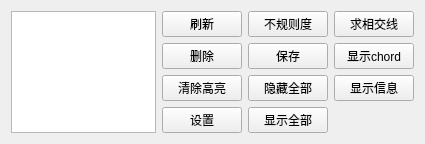
<?xml version="1.0" encoding="UTF-8"?>
<ui version="4.0">
 <class>GroupControlWidget</class>
 <widget class="QWidget" name="GroupControlWidget">
  <property name="geometry">
   <rect>
    <x>0</x>
    <y>0</y>
    <width>425</width>
    <height>128</height>
   </rect>
  </property>
  <property name="windowTitle">
   <string>GroupControlWidget</string>
  </property>
  <layout class="QGridLayout" name="gridLayout">
   <item row="3" column="1">
    <widget class="QPushButton" name="pushButton_Setting">
     <property name="text">
      <string>设置</string>
     </property>
    </widget>
   </item>
   <item row="2" column="1">
    <widget class="QPushButton" name="pushButton_Clear_Highlights">
     <property name="text">
      <string>清除高亮</string>
     </property>
    </widget>
   </item>
   <item row="0" column="1">
    <widget class="QPushButton" name="pushButton_Refresh">
     <property name="text">
      <string>刷新</string>
     </property>
    </widget>
   </item>
   <item row="0" column="0" rowspan="4">
    <widget class="QListWidget" name="listWidget_Groups">
     <property name="sizePolicy">
      <sizepolicy hsizetype="Expanding" vsizetype="Ignored">
       <horstretch>0</horstretch>
       <verstretch>0</verstretch>
      </sizepolicy>
     </property>
     <property name="alternatingRowColors">
      <bool>true</bool>
     </property>
     <property name="selectionMode">
      <enum>QAbstractItemView::MultiSelection</enum>
     </property>
     <property name="selectionRectVisible">
      <bool>false</bool>
     </property>
    </widget>
   </item>
   <item row="1" column="1">
    <widget class="QPushButton" name="pushButton_Delete">
     <property name="text">
      <string>删除</string>
     </property>
    </widget>
   </item>
   <item row="3" column="2">
    <widget class="QPushButton" name="pushButton_Show_All">
     <property name="text">
      <string>显示全部</string>
     </property>
    </widget>
   </item>
   <item row="0" column="2">
    <widget class="QPushButton" name="pushButton_Calc_Irre_Degree">
     <property name="text">
      <string>不规则度</string>
     </property>
    </widget>
   </item>
   <item row="1" column="2">
    <widget class="QPushButton" name="pushButton_Save">
     <property name="text">
      <string>保存</string>
     </property>
    </widget>
   </item>
   <item row="2" column="2">
    <widget class="QPushButton" name="pushButton_Hide_All">
     <property name="text">
      <string>隐藏全部</string>
     </property>
    </widget>
   </item>
   <item row="0" column="3">
    <widget class="QPushButton" name="pushButton_Calc_Int_Line">
     <property name="text">
      <string>求相交线</string>
     </property>
    </widget>
   </item>
   <item row="1" column="3">
    <widget class="QPushButton" name="pushButton_Show_Boundary_Chord">
     <property name="text">
      <string>显示chord</string>
     </property>
    </widget>
   </item>
   <item row="2" column="3">
    <widget class="QPushButton" name="pushButton_Show_Info">
     <property name="text">
      <string>显示信息</string>
     </property>
    </widget>
   </item>
  </layout>
 </widget>
 <layoutdefault spacing="6" margin="11"/>
 <resources/>
 <connections/>
</ui>
